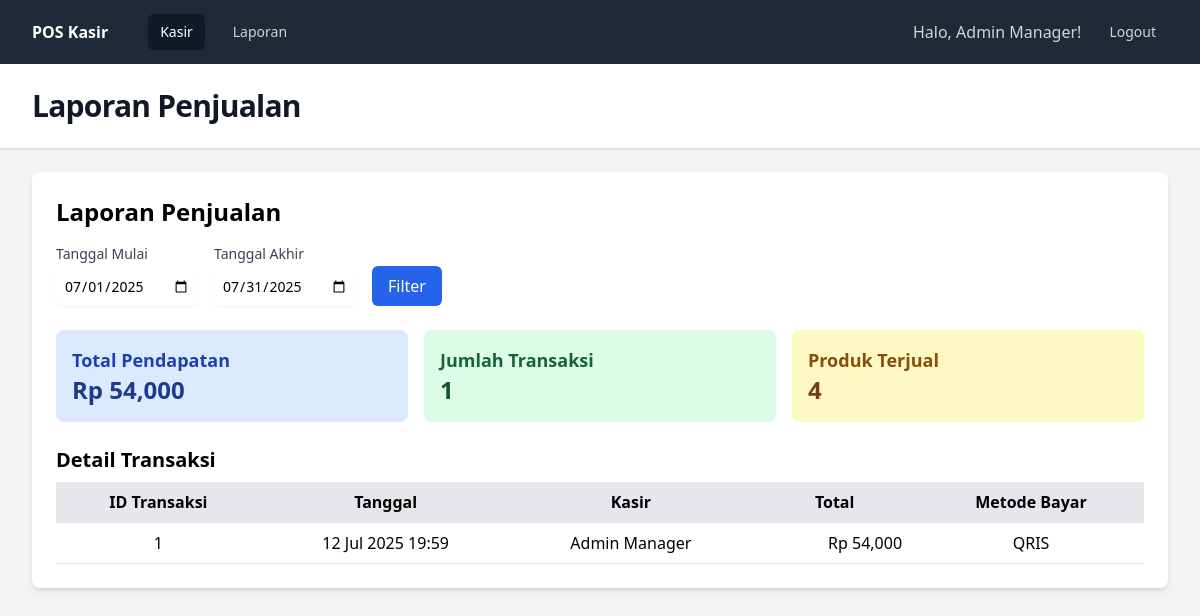
The app's page /reports (signed in), older data.
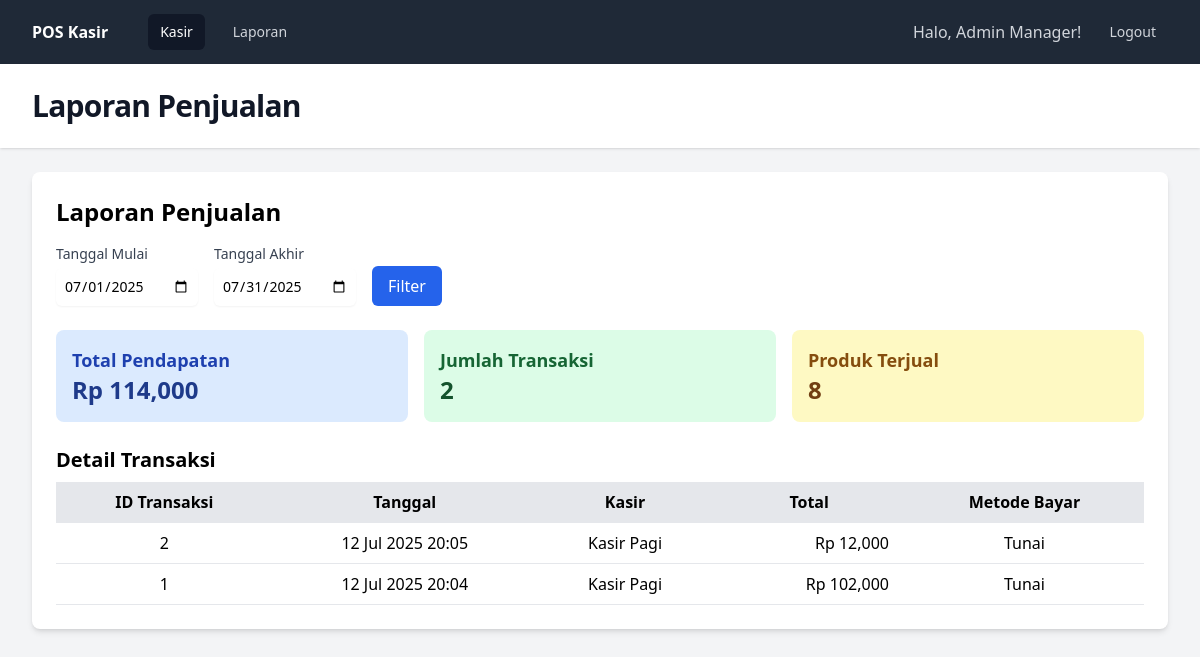
The same page, newer data.
### tables this page shows
CREATE TABLE transactions (
    id INTEGER PRIMARY KEY AUTOINCREMENT,
    employee_id INTEGER NOT NULL,
    final_amount REAL NOT NULL,
    payment_method TEXT NOT NULL,
    status TEXT DEFAULT 'Completed',
    transaction_date DATETIME DEFAULT CURRENT_TIMESTAMP,
    FOREIGN KEY (employee_id) REFERENCES employees(id)
);

CREATE TABLE employees (
    id INTEGER PRIMARY KEY AUTOINCREMENT,
    name TEXT NOT NULL,
    username TEXT NOT NULL UNIQUE,
    password TEXT NOT NULL,
    role_id INTEGER,
    is_active INTEGER DEFAULT 1,
    FOREIGN KEY (role_id) REFERENCES roles(id)
);

### src/views/reports/sales.php (the view, shortened to what this page needs)
<div class="bg-white p-6 rounded-lg shadow-md">
    <h2 class="text-2xl font-bold mb-4">Laporan Penjualan</h2>
    <div class="mb-6">
        <form method="GET" action="/reports" class="flex items-end space-x-4">
            <div>
                <label for="start_date" class="block text-sm font-medium text-gray-700">Tanggal Mulai</label>
                <input type="date" name="start_date" id="start_date" value="<?= htmlspecialchars($startDate) ?>" class="mt-1 block w-full rounded-md border-gray-300 shadow-sm focus:border-indigo-500 focus:ring-indigo-500 sm:text-sm p-2">
            </div>
            <div>
                <label for="end_date" class="block text-sm font-medium text-gray-700">Tanggal Akhir</label>
                <input type="date" name="end_date" id="end_date" value="<?= htmlspecialchars($endDate) ?>" class="mt-1 block w-full rounded-md border-gray-300 shadow-sm focus:border-indigo-500 focus:ring-indigo-500 sm:text-sm p-2">
            </div>
            <button type="submit" class="bg-blue-600 text-white px-4 py-2 rounded-md hover:bg-blue-700">Filter</button>
        </form>
    </div>
    <div class="grid grid-cols-1 md:grid-cols-3 gap-4 mb-6">
        <div class="bg-blue-100 p-4 rounded-lg">
            <h3 class="text-lg font-semibold text-blue-800">Total Pendapatan</h3>
            <p class="text-2xl font-bold text-blue-900">Rp <?= number_format($summary['total_revenue'] ?? 0) ?></p>
        </div>
        <div class="bg-green-100 p-4 rounded-lg">
            <h3 class="text-lg font-semibold text-green-800">Jumlah Transaksi</h3>
            <p class="text-2xl font-bold text-green-900"><?= $summary['total_transactions'] ?? 0 ?></p>
        </div>
        <div class="bg-yellow-100 p-4 rounded-lg">
            <h3 class="text-lg font-semibold text-yellow-800">Produk Terjual</h3>
            <p class="text-2xl font-bold text-yellow-900"><?= $summary['total_items_sold'] ?? 0 ?></p>
        </div>
    </div>
    <h3 class="text-xl font-bold mb-2">Detail Transaksi</h3>
    <div class="overflow-x-auto">
        <table class="min-w-full bg-white">
            <thead class="bg-gray-200">
                <tr>
                    <th class="py-2 px-4 border-b">ID Transaksi</th>
                    <th class="py-2 px-4 border-b">Tanggal</th>
                    <th class="py-2 px-4 border-b">Kasir</th>
                    <th class="py-2 px-4 border-b">Total</th>
                    <th class="py-2 px-4 border-b">Metode Bayar</th>
                </tr>
            </thead>
            <tbody>
                <?php foreach ($transactions as $tx): ?>
                <tr class="hover:bg-gray-50">
                    <td class="py-2 px-4 border-b text-center"><?= $tx['id'] ?></td>
                    <td class="py-2 px-4 border-b text-center"><?= date('d M Y H:i', strtotime($tx['transaction_date'])) ?></td>
                    <td class="py-2 px-4 border-b text-center"><?= htmlspecialchars($tx['employee_name']) ?></td>
                    <td class="py-2 px-4 border-b text-right">Rp <?= number_format($tx['final_amount']) ?></td>
                    <td class="py-2 px-4 border-b text-center"><?= htmlspecialchars($tx['payment_method']) ?></td>
                </tr>
                <?php endforeach; ?>
            </tbody>
        </table>
    </div>
</div>

### public/index.php (shortened to what this page needs)
<?php
$requestUri = strtok($_SERVER["REQUEST_URI"], '?');
function render_view($viewName, $layout, $data = []) {
    extract($data);
    require __DIR__ . '/../src/views/layouts/' . $layout . '.php';
}
$db = Database::getInstance()->getConnection();
switch ($requestUri) {
    case '/reports':
        $startDate = $_GET['start_date'] ?? date('Y-m-01');
        $endDate = $_GET['end_date'] ?? date('Y-m-t');
        $startDateQuery = $startDate . ' 00:00:00';
        $endDateQuery = $endDate . ' 23:59:59';
        $stmt = $db->prepare(
            "SELECT t.*, e.name as employee_name
             FROM transactions t
             JOIN employees e ON t.employee_id = e.id
             WHERE t.transaction_date BETWEEN ? AND ?
             ORDER BY t.transaction_date DESC"
        );
        $stmt->execute([$startDateQuery, $endDateQuery]);
        $transactions = $stmt->fetchAll();
        $stmt = $db->prepare(
            "SELECT
                SUM(final_amount) as total_revenue,
                COUNT(id) as total_transactions,
                (SELECT SUM(quantity) FROM transaction_items WHERE transaction_id IN (SELECT id FROM transactions WHERE transaction_date BETWEEN ? AND ?)) as total_items_sold
             FROM transactions
             WHERE transaction_date BETWEEN ? AND ?"
        );
        $stmt->execute([$startDateQuery, $endDateQuery, $startDateQuery, $endDateQuery]);
        $summary = $stmt->fetch();
        render_view('reports/sales', 'app', [
            'title' => 'Laporan Penjualan',
            'transactions' => $transactions,
            'summary' => $summary,
            'startDate' => $startDate,
            'endDate' => $endDate
        ]);
        break;
}

### src/views/layouts/app.php (shortened to what this page needs)
<!DOCTYPE html>
<html lang="id" class="h-full bg-gray-100">
<head>
    <script src="https://cdn.tailwindcss.com"></script>
</head>
<body class="h-full">
    <div class="min-h-full">
        <nav class="bg-gray-800">
            <div class="mx-auto max-w-7xl px-4 sm:px-6 lg:px-8">
                <div class="flex h-16 items-center justify-between">
                    <div class="flex items-center">
                        <div class="flex-shrink-0">
                            <h1 class="text-white font-bold">POS Kasir</h1>
                        </div>
                        <div class="hidden md:block">
                            <div class="ml-10 flex items-baseline space-x-4">
                                <a href="/" class="bg-gray-900 text-white rounded-md px-3 py-2 text-sm font-medium">Kasir</a>
                                <?php if (isset($_SESSION['role_id']) && $_SESSION['role_id'] == 1) :  ?>
                                <a href="/reports" class="text-gray-300 hover:bg-gray-700 hover:text-white rounded-md px-3 py-2 text-sm font-medium">Laporan</a>
                                <?php endif; ?>
                            </div>
                        </div>
                    </div>
                    <div class="hidden md:block">
                       <div class="ml-4 flex items-center md:ml-6">
                            <span class="text-gray-300 mr-4">Halo, <?= htmlspecialchars($_SESSION['user_name'] ?? 'Guest') ?>!</span>
                            <a href="/logout" class="text-gray-300 hover:bg-gray-700 hover:text-white rounded-md px-3 py-2 text-sm font-medium">Logout</a>
                       </div>
                    </div>
                </div>
            </div>
        </nav>
        <header class="bg-white shadow">
            <div class="mx-auto max-w-7xl px-4 py-6 sm:px-6 lg:px-8">
                <h1 class="text-3xl font-bold tracking-tight text-gray-900"><?= $title ?? 'Dashboard' ?></h1>
            </div>
        </header>
        <main>
            <div class="mx-auto max-w-7xl py-6 sm:px-6 lg:px-8">
                <?php include $view; ?>
            </div>
        </main>
    </div>
</body>
</html>

Row changes from the older to the newer data that the page shows:
added transactions: id "2", transaction_date "12 Jul 2025 20:05", employee.name "Kasir Pagi", final_amount "12,000", payment_method "Tunai"
changed transactions id 1: transaction_date "12 Jul 2025 19:59" → "12 Jul 2025 20:04"; employee.name "Admin Manager" → "Kasir Pagi"; final_amount "54,000" → "102,000"; payment_method "QRIS" → "Tunai"
Text that changed along with them:
$summary['total_revenue']: "54,000" → "114,000"
$summary['total_transactions']: "1" → "2"
$summary['total_items_sold']: "4" → "8"
